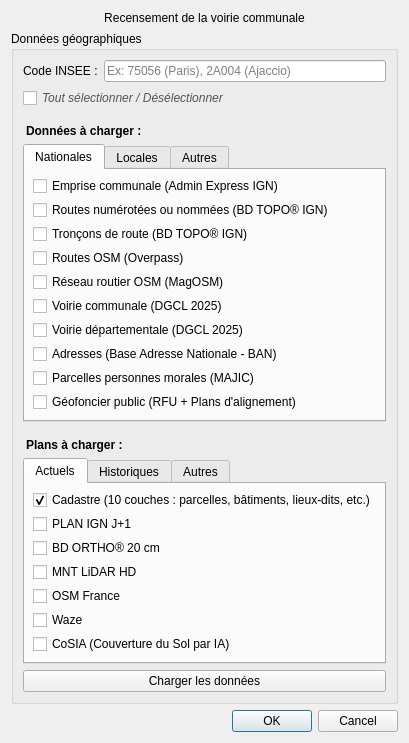
<?xml version="1.0" encoding="UTF-8"?>
<ui version="4.0">
 <class>VoirieCommunaleDialogBase</class>
 <widget class="QDialog" name="VoirieCommunaleDialogBase">
    <property name="geometry">
     <rect>
      <x>0</x>
      <y>0</y>
      <width>400</width>
      <height>380</height>
     </rect>
    </property>
  <property name="windowTitle">
   <string>Voirie Communale - Recensement</string>
  </property>
  <layout class="QVBoxLayout" name="verticalLayout">
   <item>
    <widget class="QLabel" name="label">
     <property name="text">
      <string>Recensement de la voirie communale</string>
     </property>
     <property name="alignment">
      <set>Qt::AlignCenter</set>
     </property>
    </widget>
   </item>
   <item>
    <widget class="QGroupBox" name="groupBoxCadastre">
     <property name="title">
      <string>Données géographiques</string>
     </property>
     <layout class="QVBoxLayout" name="verticalLayout_2">
      <item>
       <layout class="QHBoxLayout" name="horizontalLayout">
        <item>
         <widget class="QLabel" name="labelCodeInsee">
          <property name="text">
           <string>Code INSEE :</string>
          </property>
         </widget>
        </item>
        <item>
         <widget class="QLineEdit" name="txtCodeInsee">
          <property name="toolTip">
           <string>Code INSEE de la commune (5 caractères : département + commune)</string>
          </property>
          <property name="placeholderText">
           <string>Ex: 75056 (Paris), 2A004 (Ajaccio)</string>
          </property>
          <property name="maxLength">
           <number>5</number>
          </property>
         </widget>
        </item>
       </layout>
      </item>
      <item>
       <widget class="QCheckBox" name="chkToutSelectionner">
        <property name="text">
         <string>Tout sélectionner / Désélectionner</string>
        </property>
        <property name="styleSheet">
         <string>color: #555; font-style: italic;</string>
        </property>
       </widget>
      </item>
      <item>
       <widget class="QLabel" name="labelChoixCouches">
        <property name="text">
         <string>Données à charger :</string>
        </property>
        <property name="styleSheet">
         <string>font-weight: bold; margin-top: 10px;</string>
        </property>
       </widget>
      </item>
      <item>
       <widget class="QTabWidget" name="tabWidgetDonnees">
        <property name="currentIndex">
         <number>0</number>
        </property>
        <!-- Onglet Nationales -->
        <widget class="QWidget" name="tabNationales">
         <attribute name="title">
          <string>Nationales</string>
         </attribute>
         <layout class="QVBoxLayout" name="layoutNationales">
          <property name="spacing"><number>4</number></property>
          <property name="leftMargin"><number>8</number></property>
          <property name="topMargin"><number>6</number></property>
          <property name="rightMargin"><number>8</number></property>
          <property name="bottomMargin"><number>6</number></property>
          <item>
           <widget class="QCheckBox" name="chkCommune">
            <property name="text">
             <string>Emprise communale (Admin Express IGN)</string>
            </property>
            <property name="toolTip">
             <string>Charge le contour de la commune (Admin Express COG IGN) filtré sur le code INSEE saisi&#10;Licence Ouverte 2.0 (Etalab) — © IGN</string>
            </property>
           </widget>
          </item>
          <item>
           <widget class="QCheckBox" name="chkBDTopoRoutesNom">
            <property name="text">
             <string>Routes numérotées ou nommées (BD TOPO® IGN)</string>
            </property>
            <property name="toolTip">
             <string>Charge les routes numérotées ou nommées (BDTOPO_V3:route_numerotee_ou_nommee) filtrées sur l'emprise de la commune&#10;Licence Ouverte 2.0 (Etalab) — © IGN</string>
            </property>
           </widget>
          </item>
          <item>
           <widget class="QCheckBox" name="chkBDTopoTroncons">
            <property name="text">
             <string>Tronçons de route (BD TOPO® IGN)</string>
            </property>
            <property name="toolTip">
             <string>Charge les tronçons de route (BDTOPO_V3:troncon_de_route) filtrés sur l'emprise de la commune, avec pagination&#10;Licence Ouverte 2.0 (Etalab) — © IGN</string>
            </property>
           </widget>
          </item>
          <item>
           <widget class="QCheckBox" name="chkOsmRoutes">
            <property name="text">
             <string>Routes OSM (Overpass)</string>
            </property>
            <property name="toolTip">
             <string>Télécharge les routes OSM filtrées sur la commune&#10;© contributeurs OpenStreetMap — ODbL 1.0</string>
            </property>
           </widget>
          </item>
          <item>
           <widget class="QCheckBox" name="chkMagOsm">
            <property name="text">
             <string>Réseau routier OSM (MagOSM)</string>
            </property>
            <property name="toolTip">
             <string>Charge le réseau routier OSM (magosm:highways_line) via le WFS MagOSM (Magellium), catégorisé par type highway&#10;© contributeurs OpenStreetMap — ODbL 1.0 | Service : Magellium MagOSM</string>
            </property>
           </widget>
          </item>
          <item>
           <widget class="QCheckBox" name="chkVoirie">
            <property name="text">
             <string>Voirie communale (DGCL 2025)</string>
            </property>
            <property name="toolTip">
             <string>Charge le réseau de voirie communale (calcul IGN pour la DGCL)&#10;Licence Ouverte 2.0 (Etalab) — © IGN / DGCL</string>
            </property>
           </widget>
          </item>
          <item>
           <widget class="QCheckBox" name="chkVoirieDep">
            <property name="text">
             <string>Voirie départementale (DGCL 2025)</string>
            </property>
            <property name="toolTip">
             <string>Charge le réseau de voirie départementale (calcul IGN pour la DGCL)&#10;Licence Ouverte 2.0 (Etalab) — © IGN / DGCL</string>
            </property>
           </widget>
          </item>
          <item>
           <widget class="QCheckBox" name="chkBAN">
            <property name="text">
             <string>Adresses (Base Adresse Nationale - BAN)</string>
            </property>
            <property name="toolTip">
             <string>Charge toutes les adresses de la commune (peut être lent pour les grandes villes)&#10;Licence Ouverte 2.0 (Etalab) — © DINUM / collectivités</string>
            </property>
           </widget>
          </item>
          <item>
           <widget class="QCheckBox" name="chkMajic">
            <property name="text">
             <string>Parcelles personnes morales (MAJIC)</string>
            </property>
            <property name="toolTip">
             <string>Charge les parcelles cadastrales détenues par des personnes morales (données DGFiP via Koumoul)&#10;Licence Ouverte 2.0 (Etalab) — © DGFiP</string>
            </property>
           </widget>
          </item>
          <item>
           <widget class="QCheckBox" name="chkGeofoncier">
            <property name="text">
             <string>Géofoncier public (RFU + Plans d'alignement)</string>
            </property>
            <property name="toolTip">
             <string>Charge en WMS dans un groupe : RFU Limites, RFU Sommets, Plans d'alignement (Emprises, Lignes, Localisants)&#10;Service : Géofoncier (OGE) — accès libre</string>
            </property>
           </widget>
          </item>
          <item>
           <spacer name="spacerNationales">
            <property name="orientation"><enum>Qt::Vertical</enum></property>
            <property name="sizeHint" stdset="0"><size><width>0</width><height>0</height></size></property>
           </spacer>
          </item>
         </layout>
        </widget>
        <!-- Onglet Locales -->
        <widget class="QWidget" name="tabLocales">
         <attribute name="title">
          <string>Locales</string>
         </attribute>
         <layout class="QVBoxLayout" name="layoutLocales">
          <property name="leftMargin"><number>8</number></property>
          <property name="topMargin"><number>6</number></property>
          <property name="rightMargin"><number>8</number></property>
          <property name="bottomMargin"><number>6</number></property>
          <item>
           <spacer name="spacerLocales">
            <property name="orientation"><enum>Qt::Vertical</enum></property>
            <property name="sizeHint" stdset="0"><size><width>0</width><height>40</height></size></property>
           </spacer>
          </item>
         </layout>
        </widget>
        <!-- Onglet Autres -->
        <widget class="QWidget" name="tabDonneesAutre">
         <attribute name="title">
          <string>Autres</string>
         </attribute>
         <layout class="QVBoxLayout" name="layoutDonneesAutre">
          <property name="leftMargin"><number>8</number></property>
          <property name="topMargin"><number>6</number></property>
          <property name="rightMargin"><number>8</number></property>
          <property name="bottomMargin"><number>6</number></property>
          <item>
           <spacer name="spacerDonneesAutre">
            <property name="orientation"><enum>Qt::Vertical</enum></property>
            <property name="sizeHint" stdset="0"><size><width>0</width><height>40</height></size></property>
           </spacer>
          </item>
         </layout>
        </widget>
       </widget>
      </item>
      <item>
       <widget class="QLabel" name="labelChoixPlans">
        <property name="text">
         <string>Plans à charger :</string>
        </property>
        <property name="styleSheet">
         <string>font-weight: bold; margin-top: 10px;</string>
        </property>
       </widget>
      </item>
      <item>
       <widget class="QTabWidget" name="tabWidgetPlans">
        <property name="currentIndex">
         <number>0</number>
        </property>
        <!-- Onglet Actuels -->
        <widget class="QWidget" name="tabActuels">
         <attribute name="title">
          <string>Actuels</string>
         </attribute>
         <layout class="QVBoxLayout" name="layoutActuels">
          <property name="spacing">
           <number>4</number>
          </property>
          <property name="leftMargin"><number>8</number></property>
          <property name="topMargin"><number>6</number></property>
          <property name="rightMargin"><number>8</number></property>
          <property name="bottomMargin"><number>6</number></property>
          <item>
           <widget class="QCheckBox" name="chkCadastre">
            <property name="text">
             <string>Cadastre (10 couches : parcelles, bâtiments, lieux-dits, etc.)</string>
            </property>
            <property name="toolTip">
             <string>Charge les 10 couches du cadastre (parcelles, bâtiments, lieux-dits, sections, communes, subdivisions fiscales, etc.) via le WMS DGFiP&#10;Licence Ouverte 2.0 (Etalab) — © DGFiP</string>
            </property>
            <property name="checked">
             <bool>true</bool>
            </property>
           </widget>
          </item>
          <item>
           <widget class="QCheckBox" name="chkPlanIGN">
            <property name="text">
             <string>PLAN IGN J+1</string>
            </property>
            <property name="toolTip">
             <string>Charge le PLAN IGN J+1 (GEOGRAPHICALGRIDSYSTEMS.MAPS.BDUNI.J1) via le WMS IGN Géoplateforme&#10;Licence Ouverte 2.0 (Etalab) — © IGN</string>
            </property>
           </widget>
          </item>
          <item>
           <widget class="QCheckBox" name="chkBDOrtho">
            <property name="text">
             <string>BD ORTHO® 20 cm</string>
            </property>
            <property name="toolTip">
             <string>Charge la BD ORTHO® 20 cm (HR.ORTHOIMAGERY.ORTHOPHOTOS) via le WMS IGN Géoplateforme&#10;Licence Ouverte 2.0 (Etalab) — © IGN</string>
            </property>
           </widget>
          </item>
          <item>
           <widget class="QCheckBox" name="chkMNTLidar">
            <property name="text">
             <string>MNT LiDAR HD</string>
            </property>
            <property name="toolTip">
             <string>Charge le MNT issu de LiDAR HD (IGNF_LIDAR-HD_MNT_ELEVATION.ELEVATIONGRIDCOVERAGE.SHADOW) via le WMS IGN Géoplateforme&#10;Licence Ouverte 2.0 (Etalab) — © IGN</string>
            </property>
           </widget>
          </item>
          <item>
           <widget class="QCheckBox" name="chkOsmFR">
            <property name="text">
             <string>OSM France</string>
            </property>
            <property name="toolTip">
             <string>Charge les tuiles XYZ OpenStreetMap France comme fond de plan raster&#10;© contributeurs OpenStreetMap — ODbL 1.0</string>
            </property>
           </widget>
          </item>
          <item>
           <widget class="QCheckBox" name="chkWazeTiles">
            <property name="text">
             <string>Waze</string>
            </property>
            <property name="toolTip">
             <string>Charge les tuiles XYZ Waze Editor (routes) comme fond de plan raster&#10;© Waze — usage non commercial uniquement</string>
            </property>
           </widget>
          </item>
          <item>
           <widget class="QCheckBox" name="chkCoSIA">
            <property name="text">
             <string>CoSIA (Couverture du Sol par IA)</string>
            </property>
            <property name="toolTip">
             <string>Charge les 3 millésimes CoSIA (2017-2020, 2021-2023, 2024-2026) via le WMS IGN Géoplateforme&#10;Licence Ouverte 2.0 (Etalab) — © IGN</string>
            </property>
           </widget>
          </item>
          <item>
           <spacer name="spacerActuels">
            <property name="orientation"><enum>Qt::Vertical</enum></property>
            <property name="sizeHint" stdset="0"><size><width>0</width><height>0</height></size></property>
           </spacer>
          </item>
         </layout>
        </widget>
        <!-- Onglet Historiques -->
        <widget class="QWidget" name="tabHistoriques">
         <attribute name="title">
          <string>Historiques</string>
         </attribute>
         <layout class="QVBoxLayout" name="layoutHistoriques">
          <property name="spacing">
           <number>4</number>
          </property>
          <property name="leftMargin"><number>8</number></property>
          <property name="topMargin"><number>6</number></property>
          <property name="rightMargin"><number>8</number></property>
          <property name="bottomMargin"><number>6</number></property>
          <item>
           <widget class="QCheckBox" name="chkPhotoAeriennes">
            <property name="text">
             <string>Photographies aériennes historiques...</string>
            </property>
            <property name="toolTip">
             <string>Ouvre une fenêtre de sélection des photographies aériennes historiques IGN (1950-2023)&#10;Licence Ouverte 2.0 (Etalab) — © IGN</string>
            </property>
           </widget>
          </item>
          <item>
           <widget class="QCheckBox" name="chkScan50_1950">
            <property name="text">
             <string>SCAN 50® 1950 IGN</string>
            </property>
            <property name="toolTip">
             <string>Charge le SCAN 50 de 1950 depuis la Géoplateforme IGN&#10;Licence Ouverte 2.0 (Etalab) — © IGN</string>
            </property>
           </widget>
          </item>
          <item>
           <widget class="QCheckBox" name="chkScanCassini">
            <property name="text">
             <string>Carte de Cassini IGN (XVIIIe siècle)</string>
            </property>
            <property name="toolTip">
             <string>Charge le scan de la carte de Cassini (première carte de France au 1/86400e, XVIIIe siècle) depuis la Géoplateforme IGN&#10;Domaine public — scan © IGN (Licence Ouverte 2.0)</string>
            </property>
           </widget>
          </item>
          <item>
           <widget class="QCheckBox" name="chkScanEtatMajor">
            <property name="text">
             <string>Carte d'État-Major IGN (1820-1866)</string>
            </property>
            <property name="toolTip">
             <string>Charge le scan de la carte d'État-Major (relevés entre 1820 et 1866) depuis la Géoplateforme IGN&#10;Domaine public — scan © IGN (Licence Ouverte 2.0)</string>
            </property>
           </widget>
          </item>
          <item>
           <spacer name="spacerHistoriques">
            <property name="orientation"><enum>Qt::Vertical</enum></property>
            <property name="sizeHint" stdset="0"><size><width>0</width><height>0</height></size></property>
           </spacer>
          </item>
         </layout>
        </widget>
        <!-- Onglet Autres (vide) -->
        <widget class="QWidget" name="tabAutres">
         <attribute name="title">
          <string>Autres</string>
         </attribute>
         <layout class="QVBoxLayout" name="layoutAutres">
          <property name="leftMargin"><number>8</number></property>
          <property name="topMargin"><number>6</number></property>
          <property name="rightMargin"><number>8</number></property>
          <property name="bottomMargin"><number>6</number></property>
          <item>
           <spacer name="spacerAutres">
            <property name="orientation"><enum>Qt::Vertical</enum></property>
            <property name="sizeHint" stdset="0"><size><width>0</width><height>40</height></size></property>
           </spacer>
          </item>
         </layout>
        </widget>
       </widget>
      </item>
      <item>
       <widget class="QPushButton" name="btnLoadCadastre">
        <property name="text">
         <string>Charger les données</string>
        </property>
        <property name="toolTip">
         <string>Charge les données sélectionnées pour le code INSEE saisi</string>
        </property>
       </widget>
      </item>
     </layout>
    </widget>
   </item>
   <item>
    <spacer name="verticalSpacer">
     <property name="orientation">
      <enum>Qt::Vertical</enum>
     </property>
     <property name="sizeHint" stdset="0">
      <size>
       <width>20</width>
       <height>40</height>
      </size>
     </property>
    </spacer>
   </item>
   <item>
    <widget class="QDialogButtonBox" name="button_box">
     <property name="orientation">
      <enum>Qt::Horizontal</enum>
     </property>
     <property name="standardButtons">
      <set>QDialogButtonBox::Cancel|QDialogButtonBox::Ok</set>
     </property>
    </widget>
   </item>
  </layout>
 </widget>
 <resources/>
 <connections>
  <connection>
   <sender>button_box</sender>
   <signal>accepted()</signal>
   <receiver>VoirieCommunaleDialogBase</receiver>
   <slot>accept()</slot>
   <hints>
    <hint type="sourcelabel">
     <x>20</x>
     <y>20</y>
    </hint>
    <hint type="destinationlabel">
     <x>20</x>
     <y>20</y>
    </hint>
   </hints>
  </connection>
  <connection>
   <sender>button_box</sender>
   <signal>rejected()</signal>
   <receiver>VoirieCommunaleDialogBase</receiver>
   <slot>reject()</slot>
   <hints>
    <hint type="sourcelabel">
     <x>20</x>
     <y>20</y>
    </hint>
    <hint type="destinationlabel">
     <x>20</x>
     <y>20</y>
    </hint>
   </hints>
  </connection>
 </connections>
</ui>
